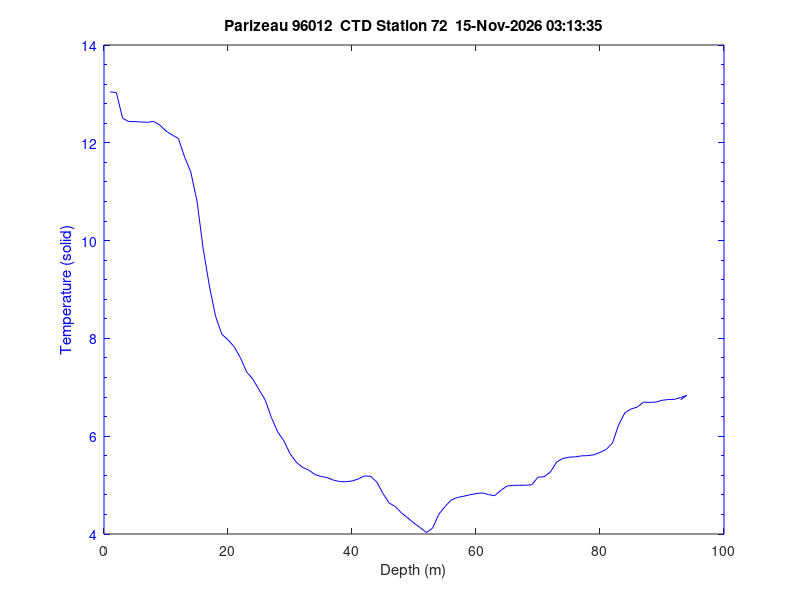

MATLAB code for this plot: (Note: this script raises an error after producing the figure.)
% CTDplotY  plot CTD parameters vs depth
% =========================================================================
% CTDplotY  Version 1.0 18-May-1999
%
% Usage: 
%   CTDplotY
%
% Description:
%   This Matlab script plots temperature, salinity, and density versus depth
%   on the same figure by having floating y-axes beside the plot.
%
% Input:
%   n/a
%
% Output:
%   n/a
%
% Called by:
%   n/a
%
% Calls:
%   floatAxisY.m
%
% Author:
%   Blair Greenan
%   Bedford Institute of Oceanography
%   18-May-1999
%   Matlab 5.2.1
%   greenanb@mar.dfo-mpo.gc.ca
% =========================================================================
%

load ctd_stn72.mat
figure;
% plot temperature vs pressure
hl1=plot(pres,temp,'b-');
% assign current axis handle to variable for later reference if needed
ax1=gca;
% set properties of the axes
set(ax1,'YMinorTick','on', 'box','on','ycolor',get(hl1,'color'))
% add title to plot 
htitle = title(['Parizeau 96012  CTD Station ', num2str(Station(1)),'  ', datestr(now)]);
ylabel('Temperature (solid)')
xlabel('Depth (m)')

% add 1st floating axis for the second parameter (salinity) plotted
[hl2,ax2,ax3] = floatAxisY(pres,psal,'r:','Salinity (dotted)',[0 100 32 34]);


% add 2nd floating axis for the third parameter (density) plotted
[hl3,ax4,ax5] = floatAxisY(pres,sigp,'k--','Density (dashed)');
